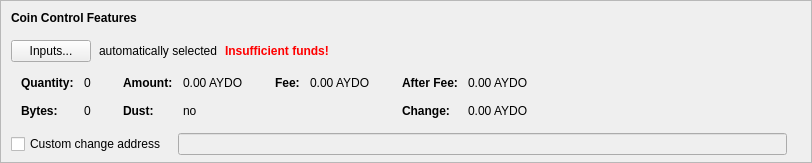
    <widget class="QFrame" name="frameCoinControl">
     <property name="sizePolicy">
      <sizepolicy hsizetype="Expanding" vsizetype="Expanding">
       <horstretch>0</horstretch>
       <verstretch>0</verstretch>
      </sizepolicy>
     </property>
     <property name="maximumSize">
      <size>
       <width>16777215</width>
       <height>16777215</height>
      </size>
     </property>
     <property name="frameShape">
      <enum>QFrame::StyledPanel</enum>
     </property>
     <property name="frameShadow">
      <enum>QFrame::Sunken</enum>
     </property>
     <layout class="QVBoxLayout" name="verticalLayoutCoinControl2">
      <property name="spacing">
       <number>0</number>
      </property>
      <property name="leftMargin">
       <number>0</number>
      </property>
      <property name="topMargin">
       <number>0</number>
      </property>
      <property name="rightMargin">
       <number>0</number>
      </property>
      <property name="bottomMargin">
       <number>6</number>
      </property>
      <item>
       <layout class="QVBoxLayout" name="verticalLayoutCoinControl" stretch="0,0,0,0,1">
        <property name="spacing">
         <number>0</number>
        </property>
        <property name="leftMargin">
         <number>10</number>
        </property>
        <property name="topMargin">
         <number>10</number>
        </property>
        <item>
         <layout class="QHBoxLayout" name="horizontalLayoutCoinControl1">
          <property name="bottomMargin">
           <number>15</number>
          </property>
          <item>
           <widget class="QLabel" name="labelCoinControlFeatures">
            <property name="sizePolicy">
             <sizepolicy hsizetype="Preferred" vsizetype="Maximum">
              <horstretch>0</horstretch>
              <verstretch>0</verstretch>
             </sizepolicy>
            </property>
            <property name="font">
             <font>
              <weight>75</weight>
              <bold>true</bold>
             </font>
            </property>
            <property name="styleSheet">
             <string notr="true">font-weight:bold;</string>
            </property>
            <property name="text">
             <string>Coin Control Features</string>
            </property>
           </widget>
          </item>
         </layout>
        </item>
        <item>
         <layout class="QHBoxLayout" name="horizontalLayoutCoinControl2" stretch="0,0,0,0">
          <property name="spacing">
           <number>8</number>
          </property>
          <property name="bottomMargin">
           <number>10</number>
          </property>
          <item>
           <widget class="QPushButton" name="pushButtonCoinControl">
            <property name="styleSheet">
             <string notr="true"/>
            </property>
            <property name="text">
             <string>Inputs...</string>
            </property>
            <property name="autoDefault">
             <bool>false</bool>
            </property>
           </widget>
          </item>
          <item>
           <widget class="QLabel" name="labelCoinControlAutomaticallySelected">
            <property name="text">
             <string>automatically selected</string>
            </property>
            <property name="margin">
             <number>5</number>
            </property>
           </widget>
          </item>
          <item>
           <widget class="QLabel" name="labelCoinControlInsuffFunds">
            <property name="font">
             <font>
              <weight>75</weight>
              <bold>true</bold>
             </font>
            </property>
            <property name="styleSheet">
             <string notr="true">color:red;font-weight:bold;</string>
            </property>
            <property name="text">
             <string>Insufficient funds!</string>
            </property>
            <property name="margin">
             <number>5</number>
            </property>
           </widget>
          </item>
          <item>
           <spacer name="horizontalSpacerCoinControl">
            <property name="orientation">
             <enum>Qt::Horizontal</enum>
            </property>
            <property name="sizeHint" stdset="0">
             <size>
              <width>40</width>
              <height>1</height>
             </size>
            </property>
           </spacer>
          </item>
         </layout>
        </item>
        <item>
         <widget class="QWidget" name="widgetCoinControl" native="true">
          <property name="sizePolicy">
           <sizepolicy hsizetype="Preferred" vsizetype="Preferred">
            <horstretch>0</horstretch>
            <verstretch>0</verstretch>
           </sizepolicy>
          </property>
          <property name="minimumSize">
           <size>
            <width>0</width>
            <height>0</height>
           </size>
          </property>
          <property name="styleSheet">
           <string notr="true"/>
          </property>
          <layout class="QHBoxLayout" name="horizontalLayoutCoinControl5">
           <property name="leftMargin">
            <number>0</number>
           </property>
           <property name="topMargin">
            <number>0</number>
           </property>
           <property name="rightMargin">
            <number>0</number>
           </property>
           <property name="bottomMargin">
            <number>0</number>
           </property>
           <item>
            <layout class="QHBoxLayout" name="horizontalLayoutCoinControl3" stretch="0,0,0,1">
             <property name="spacing">
              <number>20</number>
             </property>
             <property name="topMargin">
              <number>0</number>
             </property>
             <property name="bottomMargin">
              <number>10</number>
             </property>
             <item>
              <layout class="QFormLayout" name="formLayoutCoinControl1">
               <property name="horizontalSpacing">
                <number>10</number>
               </property>
               <property name="verticalSpacing">
                <number>14</number>
               </property>
               <property name="leftMargin">
                <number>10</number>
               </property>
               <property name="topMargin">
                <number>4</number>
               </property>
               <property name="rightMargin">
                <number>6</number>
               </property>
               <item row="0" column="0">
                <widget class="QLabel" name="labelCoinControlQuantityText">
                 <property name="font">
                  <font>
                   <weight>75</weight>
                   <bold>true</bold>
                  </font>
                 </property>
                 <property name="text">
                  <string>Quantity:</string>
                 </property>
                 <property name="margin">
                  <number>0</number>
                 </property>
                </widget>
               </item>
               <item row="0" column="1">
                <widget class="QLabel" name="labelCoinControlQuantity">
                 <property name="cursor">
                  <cursorShape>IBeamCursor</cursorShape>
                 </property>
                 <property name="contextMenuPolicy">
                  <enum>Qt::ActionsContextMenu</enum>
                 </property>
                 <property name="text">
                  <string notr="true">0</string>
                 </property>
                 <property name="margin">
                  <number>0</number>
                 </property>
                 <property name="textInteractionFlags">
                  <set>Qt::LinksAccessibleByMouse|Qt::TextSelectableByKeyboard|Qt::TextSelectableByMouse</set>
                 </property>
                </widget>
               </item>
               <item row="1" column="0">
                <widget class="QLabel" name="labelCoinControlBytesText">
                 <property name="font">
                  <font>
                   <weight>75</weight>
                   <bold>true</bold>
                  </font>
                 </property>
                 <property name="text">
                  <string>Bytes:</string>
                 </property>
                </widget>
               </item>
               <item row="1" column="1">
                <widget class="QLabel" name="labelCoinControlBytes">
                 <property name="cursor">
                  <cursorShape>IBeamCursor</cursorShape>
                 </property>
                 <property name="contextMenuPolicy">
                  <enum>Qt::ActionsContextMenu</enum>
                 </property>
                 <property name="text">
                  <string notr="true">0</string>
                 </property>
                 <property name="textInteractionFlags">
                  <set>Qt::LinksAccessibleByMouse|Qt::TextSelectableByKeyboard|Qt::TextSelectableByMouse</set>
                 </property>
                </widget>
               </item>
              </layout>
             </item>
             <item>
              <layout class="QFormLayout" name="formLayoutCoinControl2">
               <property name="horizontalSpacing">
                <number>10</number>
               </property>
               <property name="verticalSpacing">
                <number>14</number>
               </property>
               <property name="leftMargin">
                <number>6</number>
               </property>
               <property name="topMargin">
                <number>4</number>
               </property>
               <property name="rightMargin">
                <number>6</number>
               </property>
               <item row="0" column="0">
                <widget class="QLabel" name="labelCoinControlAmountText">
                 <property name="font">
                  <font>
                   <weight>75</weight>
                   <bold>true</bold>
                  </font>
                 </property>
                 <property name="text">
                  <string>Amount:</string>
                 </property>
                 <property name="margin">
                  <number>0</number>
                 </property>
                </widget>
               </item>
               <item row="0" column="1">
                <widget class="QLabel" name="labelCoinControlAmount">
                 <property name="cursor">
                  <cursorShape>IBeamCursor</cursorShape>
                 </property>
                 <property name="contextMenuPolicy">
                  <enum>Qt::ActionsContextMenu</enum>
                 </property>
                 <property name="text">
                  <string notr="true">0.00 AYDO</string>
                 </property>
                 <property name="textInteractionFlags">
                  <set>Qt::LinksAccessibleByMouse|Qt::TextSelectableByKeyboard|Qt::TextSelectableByMouse</set>
                 </property>
                </widget>
               </item>
               <item row="1" column="0">
                <widget class="QLabel" name="labelCoinControlLowOutputText">
                 <property name="font">
                  <font>
                   <weight>75</weight>
                   <bold>true</bold>
                  </font>
                 </property>
                 <property name="text">
                  <string>Dust:</string>
                 </property>
                </widget>
               </item>
               <item row="1" column="1">
                <widget class="QLabel" name="labelCoinControlLowOutput">
                 <property name="cursor">
                  <cursorShape>IBeamCursor</cursorShape>
                 </property>
                 <property name="contextMenuPolicy">
                  <enum>Qt::ActionsContextMenu</enum>
                 </property>
                 <property name="text">
                  <string notr="true">no</string>
                 </property>
                 <property name="textInteractionFlags">
                  <set>Qt::LinksAccessibleByMouse|Qt::TextSelectableByKeyboard|Qt::TextSelectableByMouse</set>
                 </property>
                </widget>
               </item>
              </layout>
             </item>
             <item>
              <layout class="QFormLayout" name="formLayoutCoinControl3">
               <property name="horizontalSpacing">
                <number>10</number>
               </property>
               <property name="verticalSpacing">
                <number>14</number>
               </property>
               <property name="leftMargin">
                <number>6</number>
               </property>
               <property name="topMargin">
                <number>4</number>
               </property>
               <property name="rightMargin">
                <number>6</number>
               </property>
               <item row="0" column="0">
                <widget class="QLabel" name="labelCoinControlFeeText">
                 <property name="font">
                  <font>
                   <weight>75</weight>
                   <bold>true</bold>
                  </font>
                 </property>
                 <property name="text">
                  <string>Fee:</string>
                 </property>
                 <property name="margin">
                  <number>0</number>
                 </property>
                </widget>
               </item>
               <item row="0" column="1">
                <widget class="QLabel" name="labelCoinControlFee">
                 <property name="cursor">
                  <cursorShape>IBeamCursor</cursorShape>
                 </property>
                 <property name="contextMenuPolicy">
                  <enum>Qt::ActionsContextMenu</enum>
                 </property>
                 <property name="text">
                  <string notr="true">0.00 AYDO</string>
                 </property>
                 <property name="textInteractionFlags">
                  <set>Qt::LinksAccessibleByMouse|Qt::TextSelectableByKeyboard|Qt::TextSelectableByMouse</set>
                 </property>
                </widget>
               </item>
              </layout>
             </item>
             <item>
              <layout class="QFormLayout" name="formLayoutCoinControl4">
               <property name="horizontalSpacing">
                <number>10</number>
               </property>
               <property name="verticalSpacing">
                <number>14</number>
               </property>
               <property name="leftMargin">
                <number>6</number>
               </property>
               <property name="topMargin">
                <number>4</number>
               </property>
               <property name="rightMargin">
                <number>6</number>
               </property>
               <item row="0" column="0">
                <widget class="QLabel" name="labelCoinControlAfterFeeText">
                 <property name="font">
                  <font>
                   <weight>75</weight>
                   <bold>true</bold>
                  </font>
                 </property>
                 <property name="text">
                  <string>After Fee:</string>
                 </property>
                 <property name="margin">
                  <number>0</number>
                 </property>
                </widget>
               </item>
               <item row="0" column="1">
                <widget class="QLabel" name="labelCoinControlAfterFee">
                 <property name="cursor">
                  <cursorShape>IBeamCursor</cursorShape>
                 </property>
                 <property name="contextMenuPolicy">
                  <enum>Qt::ActionsContextMenu</enum>
                 </property>
                 <property name="text">
                  <string notr="true">0.00 AYDO</string>
                 </property>
                 <property name="textInteractionFlags">
                  <set>Qt::LinksAccessibleByMouse|Qt::TextSelectableByKeyboard|Qt::TextSelectableByMouse</set>
                 </property>
                </widget>
               </item>
               <item row="1" column="0">
                <widget class="QLabel" name="labelCoinControlChangeText">
                 <property name="font">
                  <font>
                   <weight>75</weight>
                   <bold>true</bold>
                  </font>
                 </property>
                 <property name="text">
                  <string>Change:</string>
                 </property>
                </widget>
               </item>
               <item row="1" column="1">
                <widget class="QLabel" name="labelCoinControlChange">
                 <property name="cursor">
                  <cursorShape>IBeamCursor</cursorShape>
                 </property>
                 <property name="contextMenuPolicy">
                  <enum>Qt::ActionsContextMenu</enum>
                 </property>
                 <property name="text">
                  <string notr="true">0.00 AYDO</string>
                 </property>
                 <property name="textInteractionFlags">
                  <set>Qt::LinksAccessibleByMouse|Qt::TextSelectableByKeyboard|Qt::TextSelectableByMouse</set>
                 </property>
                </widget>
               </item>
              </layout>
             </item>
            </layout>
           </item>
          </layout>
         </widget>
        </item>
        <item>
         <layout class="QHBoxLayout" name="horizontalLayoutCoinControl4" stretch="0,0,0">
          <property name="spacing">
           <number>12</number>
          </property>
          <property name="sizeConstraint">
           <enum>QLayout::SetDefaultConstraint</enum>
          </property>
          <property name="topMargin">
           <number>5</number>
          </property>
          <property name="rightMargin">
           <number>5</number>
          </property>
          <item>
           <widget class="QCheckBox" name="checkBoxCoinControlChange">
            <property name="toolTip">
             <string>If this is activated, but the change address is empty or invalid, change will be sent to a newly generated address.</string>
            </property>
            <property name="text">
             <string>Custom change address</string>
            </property>
           </widget>
          </item>
          <item>
           <widget class="QValidatedLineEdit" name="lineEditCoinControlChange">
            <property name="enabled">
             <bool>false</bool>
            </property>
            <property name="sizePolicy">
             <sizepolicy hsizetype="Expanding" vsizetype="Fixed">
              <horstretch>0</horstretch>
              <verstretch>0</verstretch>
             </sizepolicy>
            </property>
           </widget>
          </item>
          <item>
           <widget class="QLabel" name="labelCoinControlChangeLabel">
            <property name="sizePolicy">
             <sizepolicy hsizetype="Preferred" vsizetype="Expanding">
              <horstretch>0</horstretch>
              <verstretch>0</verstretch>
             </sizepolicy>
            </property>
            <property name="minimumSize">
             <size>
              <width>0</width>
              <height>0</height>
             </size>
            </property>
            <property name="text">
             <string/>
            </property>
            <property name="margin">
             <number>3</number>
            </property>
           </widget>
          </item>
         </layout>
        </item>
        <item>
         <spacer name="verticalSpacerCoinControl">
          <property name="orientation">
           <enum>Qt::Vertical</enum>
          </property>
          <property name="sizeHint" stdset="0">
           <size>
            <width>800</width>
            <height>1</height>
           </size>
          </property>
         </spacer>
        </item>
       </layout>
      </item>
     </layout>
    </widget>
